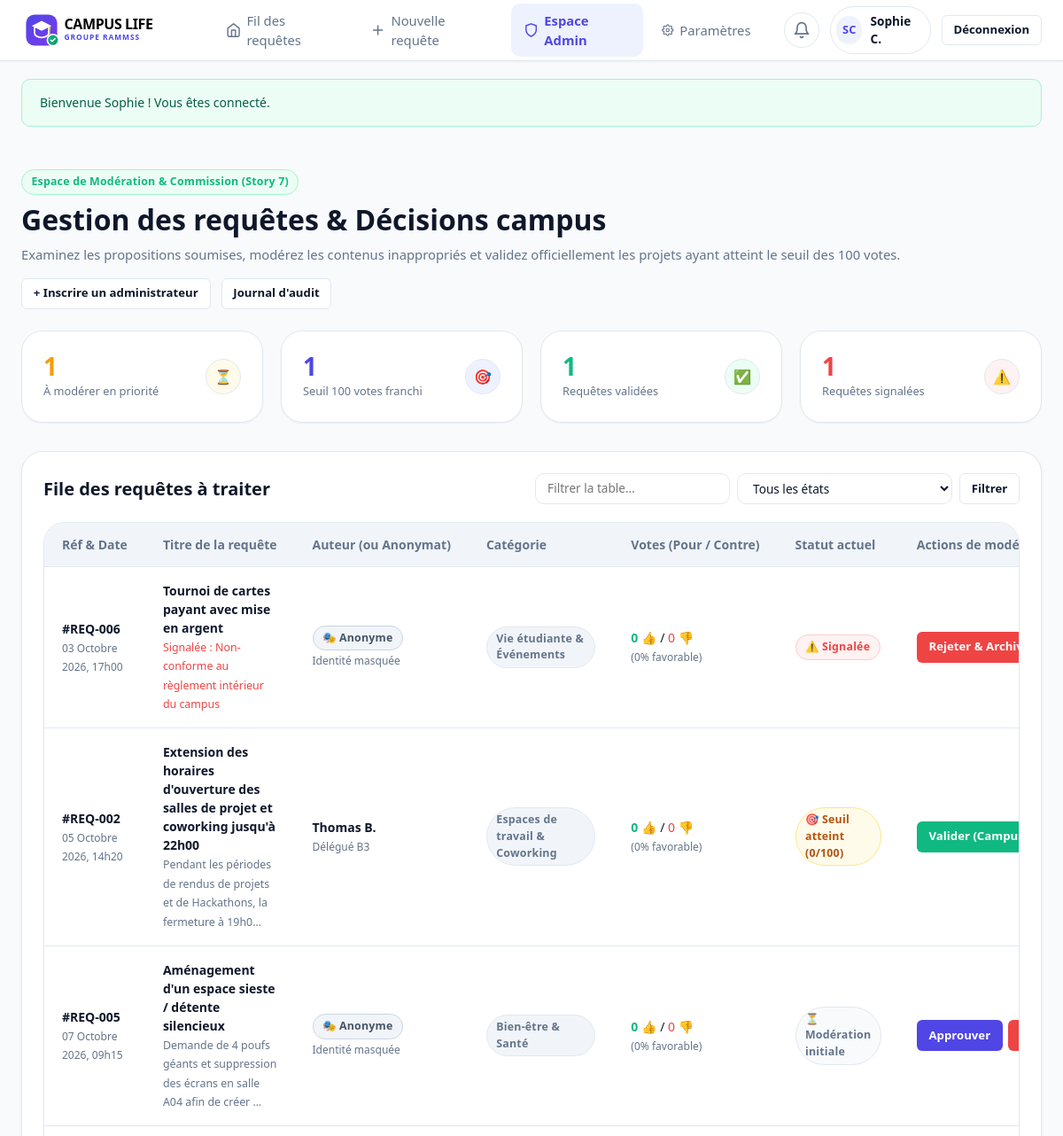
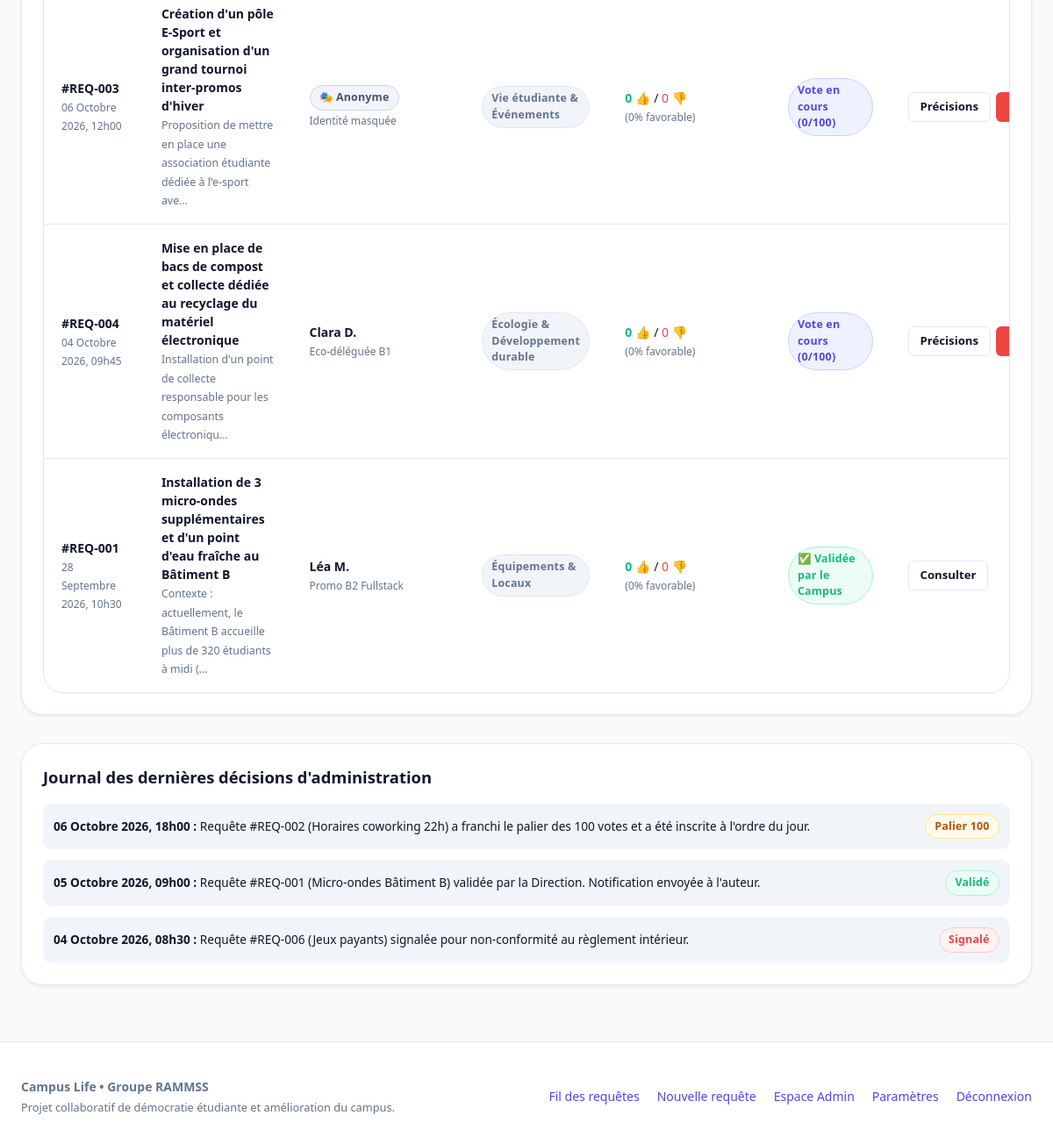
/admin.php (signed in), run on the app's committed database (2 pictures, top to bottom).
### tables this page shows
CREATE TABLE `users` (
  `id` INT UNSIGNED NOT NULL AUTO_INCREMENT,
  `first_name` VARCHAR(60) NOT NULL,
  `last_name` VARCHAR(60) NOT NULL,
  `email` VARCHAR(190) NOT NULL,
  `password_hash` VARCHAR(255) NOT NULL,
  `role` ENUM('student','admin') NOT NULL DEFAULT 'student',
  `admin_function` VARCHAR(30) DEFAULT NULL,
  `promo` VARCHAR(100) DEFAULT NULL,
  `theme` ENUM('auto','light','dark') NOT NULL DEFAULT 'auto',
  `notif_validation` TINYINT(1) NOT NULL DEFAULT 1,
  `notif_threshold` TINYINT(1) NOT NULL DEFAULT 1,
  `notif_comments` TINYINT(1) NOT NULL DEFAULT 0,
  `default_anon` TINYINT(1) NOT NULL DEFAULT 0,
  `created_at` DATETIME NOT NULL DEFAULT CURRENT_TIMESTAMP,
  PRIMARY KEY (`id`),
  UNIQUE KEY `uniq_email` (`email`)
);

CREATE TABLE `requests` (
  `id` INT UNSIGNED NOT NULL AUTO_INCREMENT,
  `user_id` INT UNSIGNED NOT NULL,
  `category_id` INT UNSIGNED NOT NULL,
  `title` VARCHAR(100) NOT NULL,
  `description` TEXT NOT NULL,
  `location` VARCHAR(150) DEFAULT NULL,
  `impact` VARCHAR(255) DEFAULT NULL,
  `is_anonymous` TINYINT(1) NOT NULL DEFAULT 0,
  `status` ENUM('pending','voting','threshold','validated','rejected') NOT NULL DEFAULT 'pending',
  `is_reported` TINYINT(1) NOT NULL DEFAULT 0,
  `report_reason` VARCHAR(255) DEFAULT NULL,
  `decision_comment` TEXT DEFAULT NULL,
  `created_at` DATETIME NOT NULL DEFAULT CURRENT_TIMESTAMP,
  `moderated_at` DATETIME DEFAULT NULL,
  `threshold_at` DATETIME DEFAULT NULL,
  `validated_at` DATETIME DEFAULT NULL,
  PRIMARY KEY (`id`),
  KEY `idx_status` (`status`),
  CONSTRAINT `fk_requests_user` FOREIGN KEY (`user_id`) REFERENCES `users` (`id`) ON DELETE CASCADE,
  CONSTRAINT `fk_requests_category` FOREIGN KEY (`category_id`) REFERENCES `categories` (`id`)
);

CREATE TABLE `categories` (
  `id` INT UNSIGNED NOT NULL AUTO_INCREMENT,
  `slug` VARCHAR(40) NOT NULL,
  `name` VARCHAR(100) NOT NULL,
  PRIMARY KEY (`id`),
  UNIQUE KEY `uniq_slug` (`slug`)
);

CREATE TABLE `audit_log` (
  `id` INT UNSIGNED NOT NULL AUTO_INCREMENT,
  `admin_id` INT UNSIGNED DEFAULT NULL,
  `request_id` INT UNSIGNED DEFAULT NULL,
  `action` ENUM('approved','rejected','validated','threshold','reported','precision') NOT NULL,
  `message` VARCHAR(255) NOT NULL,
  `created_at` DATETIME NOT NULL DEFAULT CURRENT_TIMESTAMP,
  PRIMARY KEY (`id`),
  CONSTRAINT `fk_audit_admin` FOREIGN KEY (`admin_id`) REFERENCES `users` (`id`) ON DELETE SET NULL,
  CONSTRAINT `fk_audit_request` FOREIGN KEY (`request_id`) REFERENCES `requests` (`id`) ON DELETE CASCADE
);

### admin.php (the view, shortened to what the rows shown need)
<?php
require_once __DIR__ . '/includes/functions.php';
$admin = require_admin();
$pdo = db();
$where = ['1 = 1'];
$params = [];
$stmt = $pdo->prepare(REQUEST_SELECT . ' WHERE ' . implode(' AND ', $where) . "
    ORDER BY (r.is_reported = 1 AND r.status <> 'rejected') DESC, FIELD(r.status, 'threshold', 'pending', 'voting', 'validated', 'rejected'), r.created_at DESC");
$stmt->execute($params);
$requests = $stmt->fetchAll();
$audit = $pdo->query('
    SELECT a.*, u.first_name, u.last_name FROM audit_log a
    LEFT JOIN users u ON u.id = a.admin_id
    ORDER BY a.created_at DESC, a.id DESC LIMIT 10
')->fetchAll();
$auditBadges = [
    'approved'  => ['badge-voting', 'Approuvé'],
    'rejected'  => ['badge-rejected', 'Rejeté'],
    'validated' => ['badge-validated', 'Validé'],
    'threshold' => ['badge-threshold', 'Palier ' . VOTE_THRESHOLD],
    'reported'  => ['badge-rejected', 'Signalé'],
    'precision' => ['badge-pending', 'Précisions'],
];
require __DIR__ . '/includes/header.php';
?>
  <main class="container" style="padding-block: 2.5rem 4rem;">
    <div style="display: flex; align-items: center; justify-content: space-between; flex-wrap: wrap; gap: 1rem; margin-bottom: 1.5rem;">
      <div>
        <h1 style="font-size: 2rem; font-weight: 800; color: var(--text-main); margin-top: 0.25rem;">
          Gestion des requêtes & Décisions campus
        </h1>
      </div>
    </div>
    <section class="form-card" style="padding: 1.5rem; margin-bottom: 2rem;">
      <div style="display: flex; align-items: center; justify-content: space-between; flex-wrap: wrap; gap: 1rem; margin-bottom: 1.25rem;">
        <h2 style="font-size: 1.25rem; font-weight: 700;">File des requêtes à traiter</h2>
      </div>
      <div class="table-container">
        <table class="data-table">
          <thead>
            <tr>
              <th>Réf & Date</th>
              <th>Titre de la requête</th>
              <th>Auteur (ou Anonymat)</th>
              <th>Catégorie</th>
              <th>Votes (Pour / Contre)</th>
              <th>Statut actuel</th>
              <th>Actions de modération</th>
            </tr>
          </thead>
          <tbody>
            <?php foreach ($requests as $r): $s = vote_stats($r); $rid = (int) $r['id']; $reported = $r['is_reported'] && $r['status'] !== 'rejected'; ?>
            <tr>
              <td>
                <strong><?= request_ref($rid) ?></strong><br>
                <span class="post-date"><?= e(format_date_fr($r['created_at'], true)) ?></span>
              </td>
              <td>
                <a href="detail.php?id=<?= $rid ?>" style="color: var(--text-main);"><strong><?= e($r['title']) ?></strong></a><br>
                <?php if ($reported): ?>
                  <span style="font-size: 0.775rem; color: var(--danger);">Signalée : <?= e($r['report_reason']) ?></span>
                <?php else: ?>
                  <span style="font-size: 0.775rem; color: var(--text-muted);"><?= e(mb_strimwidth($r['description'], 0, 80, '…')) ?></span>
                <?php endif; ?>
              </td>
              <td>
                <?php if ($r['is_anonymous']): ?>
                  <span class="badge badge-anon">🎭 Anonyme</span><br>
                  <span style="font-size: 0.75rem; color: var(--text-muted);">Identité masquée</span>
                <?php else: ?>
                  <span style="font-weight: 600;"><?= e(short_name($r)) ?></span><br>
                  <span style="font-size: 0.75rem; color: var(--text-muted);"><?= e($r['promo']) ?></span>
                <?php endif; ?>
              </td>
              <td><span class="badge badge-category"><?= e($r['category_name']) ?></span></td>
              <td>
                <strong style="color: var(--success);"><?= $s['pro'] ?> 👍</strong> / <span style="color: var(--danger);"><?= $s['con'] ?> 👎</span><br>
                <span style="font-size: 0.75rem; color: var(--text-muted);">(<?= $s['pro_pct'] ?>% favorable)</span>
              </td>
              <td>
                <?= $reported ? '<span class="badge badge-rejected">⚠️ Signalée</span>' : status_badge($r) ?>
              </td>
              <td>
                <div class="action-buttons">
                  <?php if ($reported): ?>
                    <a href="#modal-reject-<?= $rid ?>" class="btn btn-danger btn-sm">Rejeter & Archiver</a>
                  <?php elseif ($r['status'] === 'pending'): ?>
                    <form method="post" class="inline-form">
                      <button type="submit" name="action" value="approve" class="btn btn-primary btn-sm" title="Approuver pour mise au vote public">Approuver</button>
                    </form>
                    <a href="#modal-reject-<?= $rid ?>" class="btn btn-danger btn-sm" title="Rejeter le contenu">Rejeter</a>
                  <?php elseif ($r['status'] === 'threshold'): ?>
                    <a href="#modal-validate-<?= $rid ?>" class="btn btn-success btn-sm" title="Valider officiellement et notifier l'auteur (Story 12)">Valider (Campus)</a>
                  <?php elseif ($r['status'] === 'voting'): ?>
                    <a href="#modal-precision-<?= $rid ?>" class="btn btn-secondary btn-sm">Précisions</a>
                    <a href="#modal-reject-<?= $rid ?>" class="btn btn-danger btn-sm">Rejeter</a>
                  <?php else: ?>
                    <a href="detail.php?id=<?= $rid ?>" class="btn btn-secondary btn-sm">Consulter</a>
                  <?php endif; ?>
                </div>
              </td>
            </tr>
            <?php endforeach; ?>
          </tbody>
        </table>
      </div>
    </section>
    <section class="form-card" id="audit-log" style="padding: 1.5rem;">
      <h2 style="font-size: 1.15rem; font-weight: 700; margin-bottom: 1rem;">Journal des dernières décisions d'administration</h2>
      <div style="display: flex; flex-direction: column; gap: 0.75rem; font-size: 0.85rem;">
        <?php foreach ($audit as $a): [$badgeClass, $badgeLabel] = $auditBadges[$a['action']]; ?>
          <div style="display: flex; align-items: center; justify-content: space-between; gap: 1rem; padding: 0.75rem; border-radius: var(--radius-md); background-color: var(--bg-muted);">
            <span><strong><?= e(format_date_fr($a['created_at'], true)) ?> :</strong> <?= e($a['message']) ?></span>
            <span class="badge <?= $badgeClass ?>"><?= e($badgeLabel) ?></span>
          </div>
        <?php endforeach; ?>
      </div>
    </section>
  </main>
<?php require __DIR__ . '/includes/footer.php'; ?>

### includes/header.php (shortened to what the rows shown need)
<?php
$user = current_user();
$theme = $user['theme'] ?? 'auto';
?>
<!DOCTYPE html>
<html lang="fr"<?= $theme !== 'auto' ? ' data-theme="' . e($theme) . '"' : '' ?>>
<head>
  <link rel="stylesheet" href="css/style.css">
  <link rel="stylesheet" href="css/app.css">
</head>
<body>
  <header class="site-header">
    <div class="container header-inner">
      <div class="header-actions">
        <?php if ($user): ?>
          <?php $unread = unread_notifications_count((int) $user['id']); $notifs = latest_notifications((int) $user['id']); ?>
          <div class="notification-wrapper" tabindex="0">
            <button class="btn-icon" aria-label="Afficher les notifications (<?= $unread ?> non lues)">
              <svg width="20" height="20" viewBox="0 0 24 24" fill="none" stroke="currentColor" stroke-width="2" stroke-linecap="round" stroke-linejoin="round"><path d="M18 8A6 6 0 0 0 6 8c0 7-3 9-3 9h18s-3-2-3-9"></path><path d="M13.73 21a2 2 0 0 1-3.46 0"></path></svg>
            </button>
          </div>
          <a href="settings.php" class="user-profile-badge" title="Connecté en tant que <?= e(short_name($user)) ?>">
            <div class="avatar"><?= e(initials($user['first_name'], $user['last_name'])) ?></div>
            <span><?= e(short_name($user)) ?></span>
          </a>
          <a href="logout.php" class="btn btn-secondary btn-sm" title="Se déconnecter">Déconnexion</a>
        <?php else: ?>
          <a href="login.php" class="btn btn-primary btn-sm">Se connecter</a>
        <?php endif; ?>
      </div>
    </div>
  </header>

### includes/functions.php (shortened to what the rows shown need)
<?php
require_once __DIR__ . '/db.php';
function e(?string $value): string
{
    return htmlspecialchars((string) $value, ENT_QUOTES, 'UTF-8');
}
function current_user(): ?array
{
    static $user = false;
    if ($user === false) {
        $user = null;
        if (!empty($_SESSION['user_id'])) {
            $stmt = db()->prepare('SELECT * FROM users WHERE id = ?');
            $stmt->execute([$_SESSION['user_id']]);
            $user = $stmt->fetch() ?: null;
        }
    }
    return $user;
}
function is_admin(): bool
{
    $user = current_user();
    return $user !== null && $user['role'] === 'admin';
}
function require_login(): array
{
    $user = current_user();
    return $user;
}
function require_admin(): array
{
    $user = require_login();
    return $user;
}
function initials(string $first, string $last): string
{
    return mb_strtoupper(mb_substr($first, 0, 1) . mb_substr($last, 0, 1));
}
function short_name(array $user): string
{
    return $user['first_name'] . ' ' . mb_substr($user['last_name'], 0, 1) . '.';
}
function request_ref(int $id): string
{
    return '#REQ-' . str_pad((string) $id, 3, '0', STR_PAD_LEFT);
}
function format_date_fr(?string $datetime, bool $withTime = false): string
{
    $months = ['', 'Janvier', 'Février', 'Mars', 'Avril', 'Mai', 'Juin', 'Juillet', 'Août', 'Septembre', 'Octobre', 'Novembre', 'Décembre'];
    $ts = strtotime($datetime);
    $out = date('d', $ts) . ' ' . $months[(int) date('n', $ts)] . ' ' . date('Y', $ts);
    if ($withTime) {
        $out .= ', ' . date('H\hi', $ts);
    }
    return $out;
}
function vote_stats(array $r): array
{
    $pro = (int) $r['pro'];
    $neutral = (int) $r['neutral'];
    $con = (int) $r['con'];
    $total = $pro + $neutral + $con;
    $pct = fn($n) => $total > 0 ? (int) round($n * 100 / $total) : 0;
    return [
        'pro' => $pro,
        'neutral' => $neutral,
        'con' => $con,
        'total' => $total,
        'pro_pct' => $pct($pro),
        'neutral_pct' => $pct($neutral),
        'con_pct' => $pct($con),
        'missing' => max(0, VOTE_THRESHOLD - $pro),
    ];
}
function status_badge(array $r): string
{
    $pro = (int) ($r['pro'] ?? 0);
    switch ($r['status']) {
        case 'validated':
            return '<span class="badge badge-validated">✅ Validée par le Campus</span>';
        case 'threshold':
            return '<span class="badge badge-threshold">🎯 Seuil atteint (' . $pro . '/' . VOTE_THRESHOLD . ')</span>';
        case 'voting':
            return '<span class="badge badge-voting">Vote en cours (' . $pro . '/' . VOTE_THRESHOLD . ')</span>';
        case 'pending':
            return '<span class="badge badge-pending">⏳ Modération initiale</span>';
    }
    return '';
}
function unread_notifications_count(int $userId): int
{
    $stmt = db()->prepare('SELECT COUNT(*) FROM notifications WHERE user_id = ? AND is_read = 0');
    $stmt->execute([$userId]);
    return (int) $stmt->fetchColumn();
}

### data on the page
users: initials($user['first_name'], $user['last_name']) "SC", short_name($user) "Sophie C."
requests: id "#REQ-006", created_at "03 Octobre 2026, 17h00", title "Tournoi de cartes payant avec mise en argent", report_reason "Non-conforme au règlement intérieur du campus", is_anonymous "🎭 Anonyme", category.name "Vie étudiante & Événements", pro "0", con "0", pro_pct "0", is_reported "⚠️ Signalée"
requests: id "#REQ-002", created_at "05 Octobre 2026, 14h20", title "Extension des horaires d'ouverture des salles de projet et coworking jusqu'à 22h00", description "Pendant les périodes de rendus de projets et de Hackathons, la fermeture à 19h0…", user.last_name "Thomas B.", user.promo "Délégué B3", category.name "Espaces de travail & Coworking", pro "0", con "0", pro_pct "0"
requests: id "#REQ-005", created_at "07 Octobre 2026, 09h15", title "Aménagement d'un espace sieste / détente silencieux", description "Demande de 4 poufs géants et suppression des écrans en salle A04 afin de créer …", is_anonymous "🎭 Anonyme", category.name "Bien-être & Santé", pro "0", con "0", pro_pct "0", status "⏳ Modération initiale"
requests: id "#REQ-003", created_at "06 Octobre 2026, 12h00", title "Création d'un pôle E-Sport et organisation d'un grand tournoi inter-promos d'hiver", description "Proposition de mettre en place une association étudiante dédiée à l'e-sport ave…", is_anonymous "🎭 Anonyme", category.name "Vie étudiante & Événements", pro "0", con "0", pro_pct "0"
requests: id "#REQ-004", created_at "04 Octobre 2026, 09h45", title "Mise en place de bacs de compost et collecte dédiée au recyclage du matériel électronique", description "Installation d'un point de collecte responsable pour les composants électroniqu…", user.last_name "Clara D.", user.promo "Eco-déléguée B1", category.name "Écologie & Développement durable", pro "0", con "0", pro_pct "0"
requests: id "#REQ-001", created_at "28 Septembre 2026, 10h30", title "Installation de 3 micro-ondes supplémentaires et d'un point d'eau fraîche au Bâtiment B", description "Contexte : actuellement, le Bâtiment B accueille plus de 320 étudiants à midi (…", user.last_name "Léa M.", user.promo "Promo B2 Fullstack", category.name "Équipements & Locaux", pro "0", con "0", pro_pct "0", status "✅ Validée par le Campus"
audit_log: created_at "06 Octobre 2026, 18h00", message "Requête #REQ-002 (Horaires coworking 22h) a franchi le palier des 100 votes et a été inscrite à l'ordre du jour.", badgeLabel "Palier 100"
audit_log: created_at "05 Octobre 2026, 09h00", message "Requête #REQ-001 (Micro-ondes Bâtiment B) validée par la Direction. Notification envoyée à l'auteur.", badgeLabel "Validé"
audit_log: created_at "04 Octobre 2026, 08h30", message "Requête #REQ-006 (Jeux payants) signalée pour non-conformité au règlement intérieur.", badgeLabel "Signalé"

### other printed values
$f['message'] "Bienvenue Sophie ! Vous êtes connecté."
VOTE_THRESHOLD "100"
$kpi['pending'] "1"
$kpi['threshold'] "1"
$kpi['validated'] "1"
$kpi['reported'] "1"
form field state "Tous les états"
